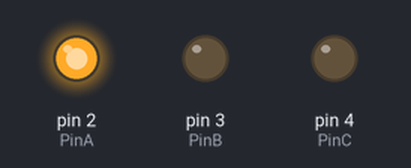
Simulated run of this sketch. Board: Arduino Uno, built with avr-gcc and run on an emulated ATmega328P. Shown: output pins drawn as LEDs (lit = HIGH).

Above: at 1.0 s.
At 3.0 s:
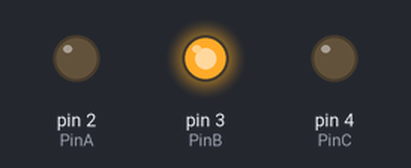
At 4.45 s:
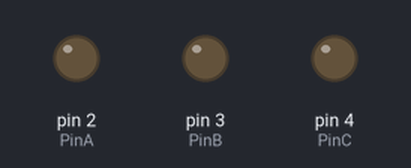
At 7.0 s:
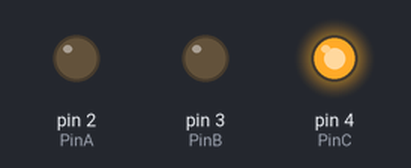
Timing chart, 0 to 12.4 s (numbered marks = the images above):
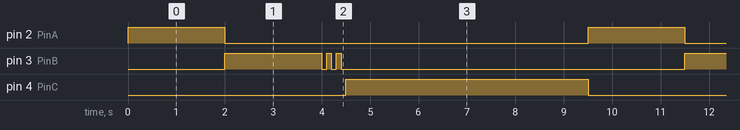

The sketch:

sketch_apr23a.ino
```cpp
int PinA = 2;
int PinB = 3;
int PinC = 4;

void setup()
{
    pinMode(PinA, OUTPUT);
    pinMode(PinB, OUTPUT);
    pinMode(PinC, OUTPUT);
}

void loop()
{
    // put your main code here, to run repeatedly:
    digitalWrite(PinA, HIGH);
    delay(2000);
    digitalWrite(PinA, LOW);
    digitalWrite(PinB, HIGH);
    delay(2000);
    digitalWrite(PinB, LOW);
    delay(100);
    digitalWrite(PinB, HIGH);
    delay(100);
    digitalWrite(PinB, LOW);
    delay(100);
    digitalWrite(PinB, HIGH);
    delay(100);
    digitalWrite(PinB, LOW);
    delay(100);
    digitalWrite(PinC, HIGH);
    delay(5000);
    digitalWrite(PinC, LOW);
}
```

Measured:
- by itself, pin 2 (PinA): alternates HIGH for 2.0 s and LOW for 7.5 s
- by itself, pin 3 (PinB): repeats every 9.5 s: 2 × (LOW 0.10 s, HIGH 0.10 s), LOW 7.1 s, HIGH 2.0 s
- by itself, pin 4 (PinC): alternates HIGH for 5.0 s and LOW for 4.5 s
